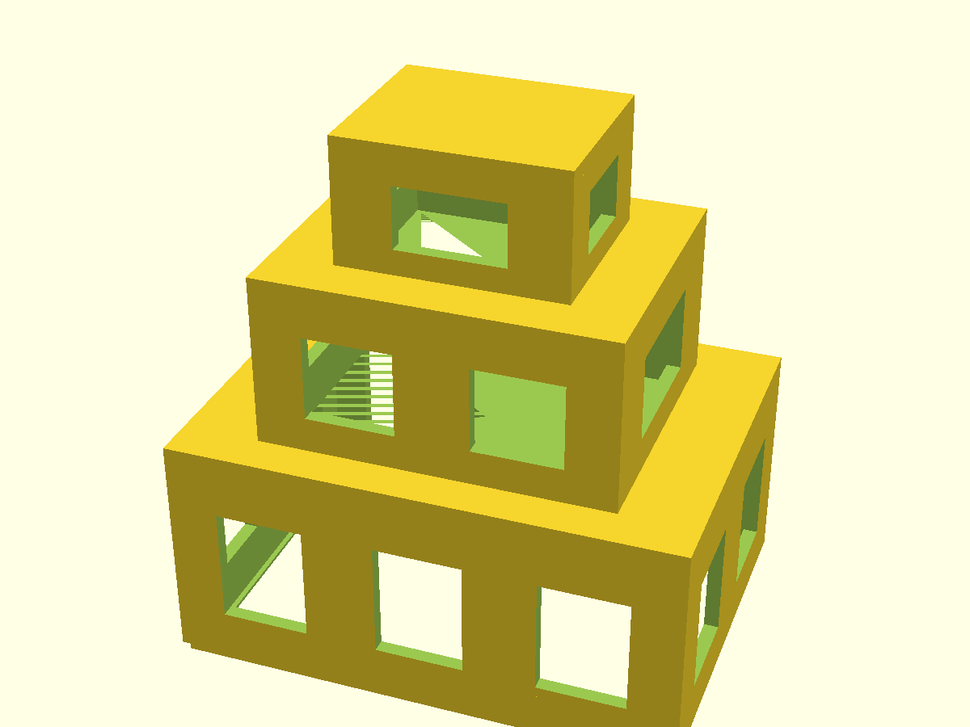
#> input picture body_only.png, 970 x 727 px, shrunk from 1200 x 900 before the run; its folder holds only this picture in this run
$ python -i selfie_line_drawing.py   (imports and definitions only)   (older library calls are emulated)
#> lines starting #> are read from the running program, lines starting #| are printed output that depends on the picture; after the words box and inside, x2 and y2 are one past the last pixel; in counts of white or black regions, pixels touching at a corner belong together
#> further down, picture is the input picture: shape (727, 970, 3); mean B, G, R 152.8, 216.3, 222.7
import cv2
import numpy as np
import logging
from typing import Optional, Tuple

# Configure logging
# [1 line not run here, left out]
logger = logging.getLogger(__name__)

class ImageProcessor:
    """Image processing class for face detection and edge detection operations."""

    def __init__(self):
        """Initialize the image processor with face cascade."""
        try:
            self.face_cascade = cv2.CascadeClassifier(
                cv2.data.haarcascades + 'haarcascade_frontalface_default.xml'
            )
            if self.face_cascade.empty():
                raise ValueError("Failed to load face cascade classifier")
        except Exception as e:
            logger.error(f"Error initializing face cascade: {e}")
            raise

    # [130 lines left out: functions detect_face, canny_edge_detection, auto_canny_edge_detection, not called in this run]

    def laplacian_of_gaussian(
        self,
        image: np.ndarray,
        blur_kernel_size: int = 5,
        sigma: float = 1.0,
        threshold: float = 10.0
    ) -> np.ndarray:
        """
        Apply Laplacian of Gaussian edge detection.

        Args:
            image: Input image
            blur_kernel_size: Size of Gaussian blur kernel
            sigma: Standard deviation for Gaussian blur
            threshold: Threshold for edge detection

        Returns:
            Edge-detected image
        """
#> called with blur_kernel_size = 5, sigma = 1, threshold = 10
        try:
            # Ensure kernel size is odd and positive
            blur_kernel_size = max(1, blur_kernel_size)
            if blur_kernel_size % 2 == 0:
                blur_kernel_size += 1

            gray_image = cv2.cvtColor(image, cv2.COLOR_BGR2GRAY)
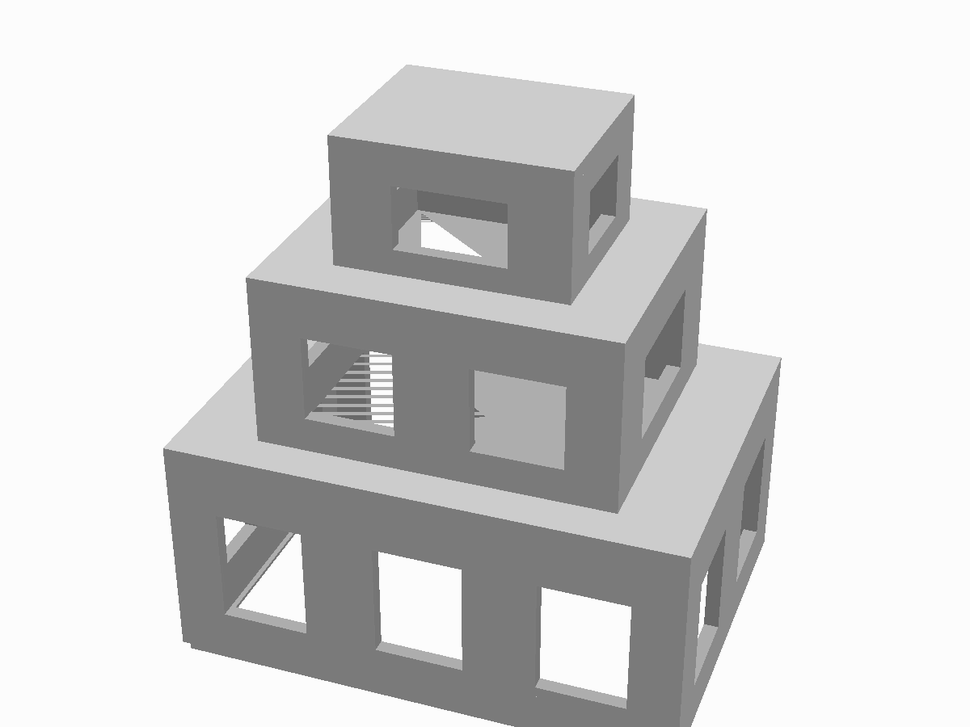
#> gray_image: shape (727, 970); min 87, max 255, mean 210.9
            blurred_image = cv2.GaussianBlur(
                gray_image,
                (blur_kernel_size, blur_kernel_size),
                sigma
            )

            laplacian = cv2.Laplacian(blurred_image, cv2.CV_64F)
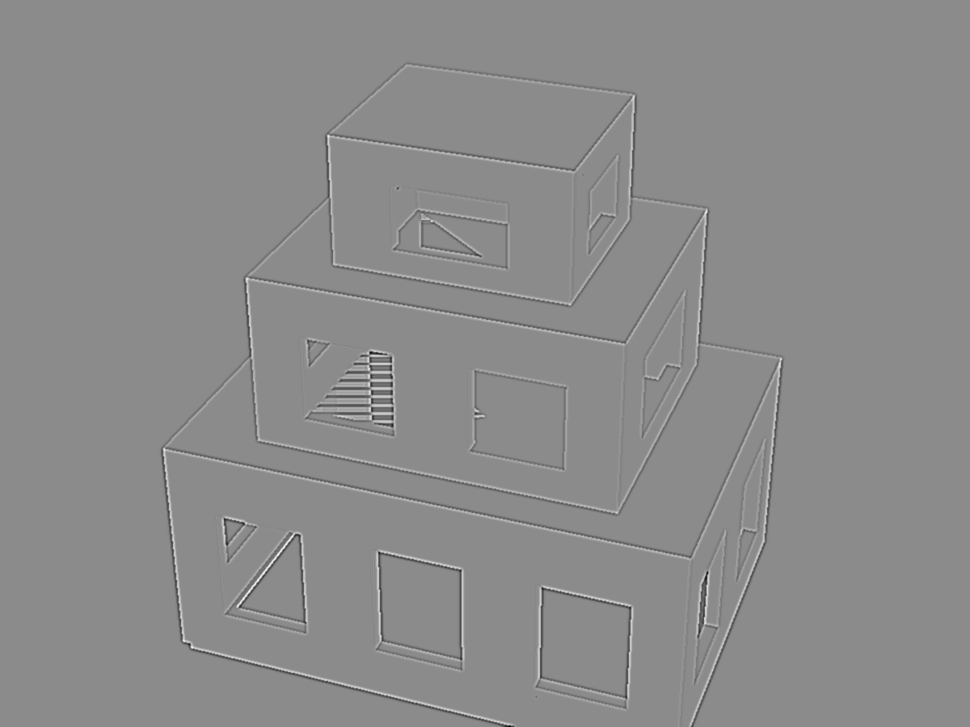
#> laplacian: shape (727, 970) float64; min -59, max 49, mean 0; drawn with min black and max white
            _, edges = cv2.threshold(
                np.absolute(laplacian),
                threshold,
                255,
                cv2.THRESH_BINARY
            )
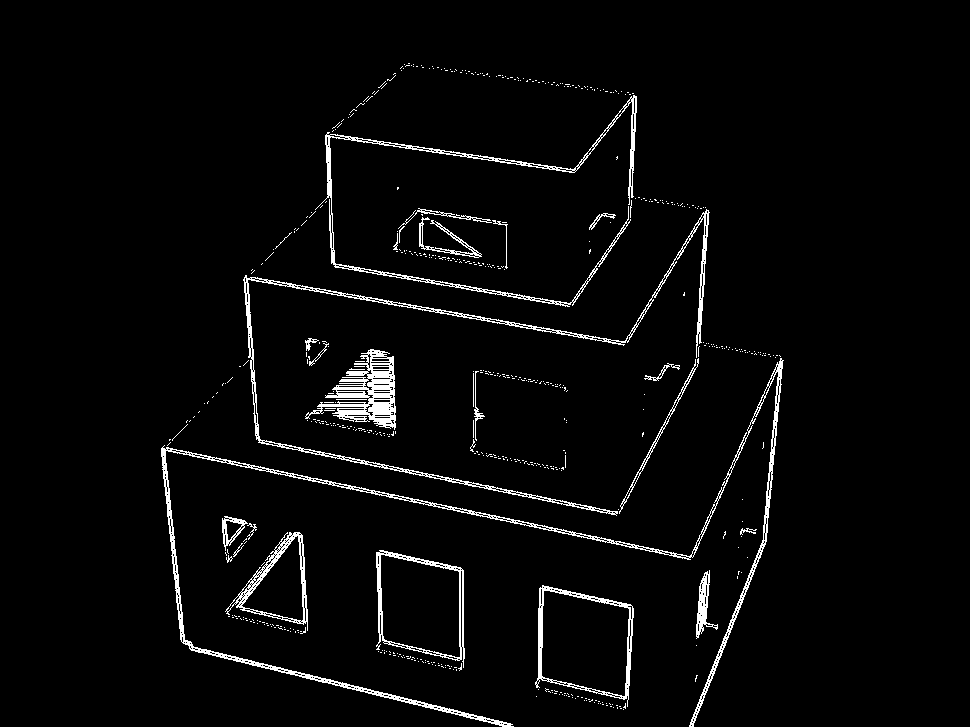
#> edges: shape (727, 970) float64; 3.3% white in thin lines or dots, all inside (x1, y1, x2, y2) = (161, 63, 784, 727)
            edges = edges.astype(np.uint8)

            # Invert edges for better line drawing effect
            edges = cv2.bitwise_not(edges)
            return edges

        except Exception as e:
            logger.error(f"Error in Laplacian of Gaussian: {e}")
            raise

# Global instance for backward compatibility
_processor = None

# [6 lines left out: function get_processor, not called in this run]

# Backward compatibility functions
def face_detection(image: np.ndarray) -> np.ndarray:
    """Backward compatibility wrapper for face detection."""
    return get_processor().detect_face(image)

# [6 lines left out: function canny_edge, not called in this run]

def canny_edge_auto(image: np.ndarray, blur_kernel_size: int = 5) -> np.ndarray:
    """Backward compatibility wrapper for auto Canny edge detection."""
    return get_processor().auto_canny_edge_detection(image, blur_kernel_size)

# [4 lines left out: function laplacian_of_gaussian, not called in this run]

>>> import cv2
>>> picture = cv2.imread('body_only.png')
>>> result = ImageProcessor().laplacian_of_gaussian(picture)

$ run again, on lantern_full.png
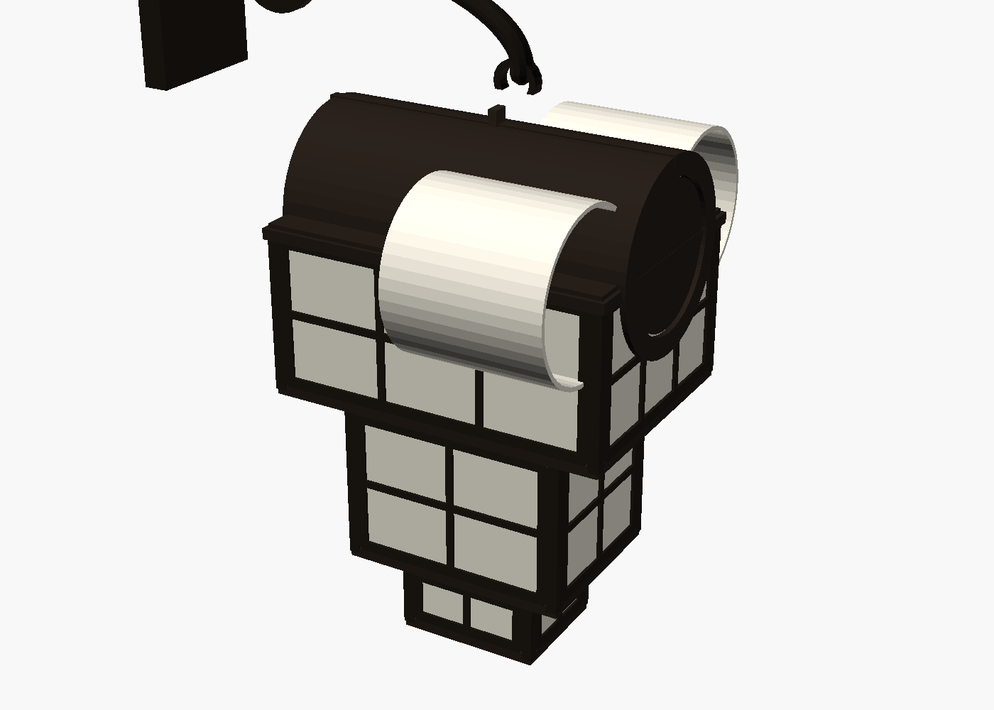
#> input picture lantern_full.png, 994 x 710 px, shrunk from 1400 x 1000 before the run
#> picture is the input picture: shape (710, 994, 3); mean B, G, R 200.8, 202.7, 203.9
#> in laplacian_of_gaussian, `laplacian = cv2.Laplacian(blurred_image, cv2.CV_64F)`:
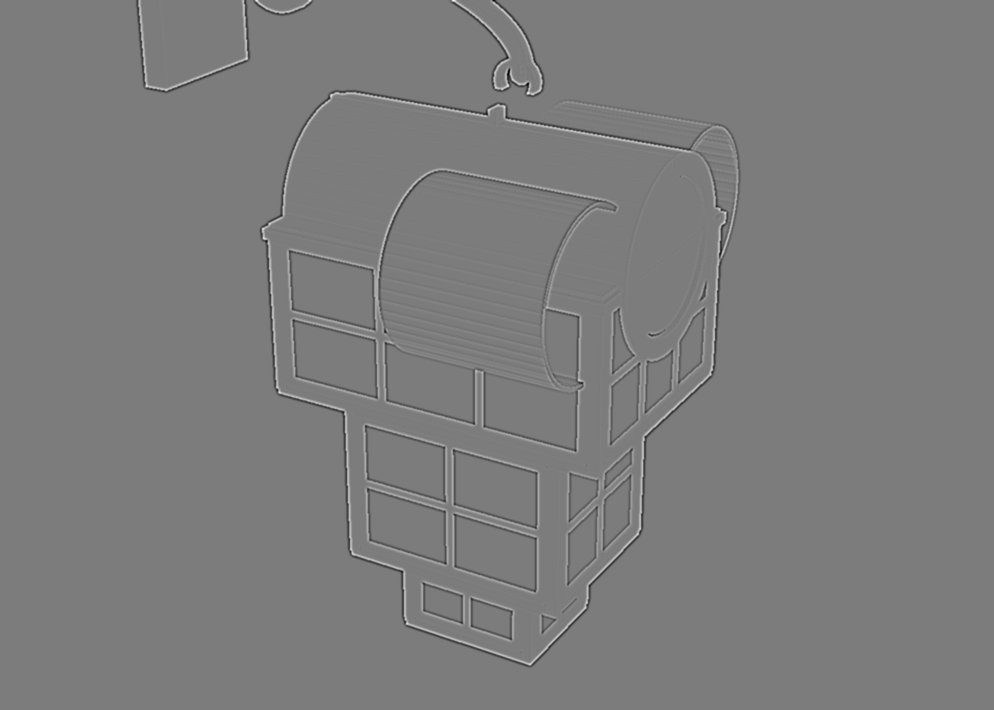
#> laplacian: shape (710, 994) float64; min -94, max 98, mean 0; drawn with min black and max white
#> in laplacian_of_gaussian, `_, edges = cv2.threshold( np.absolute(laplacian), threshold, 255, cv2...`:
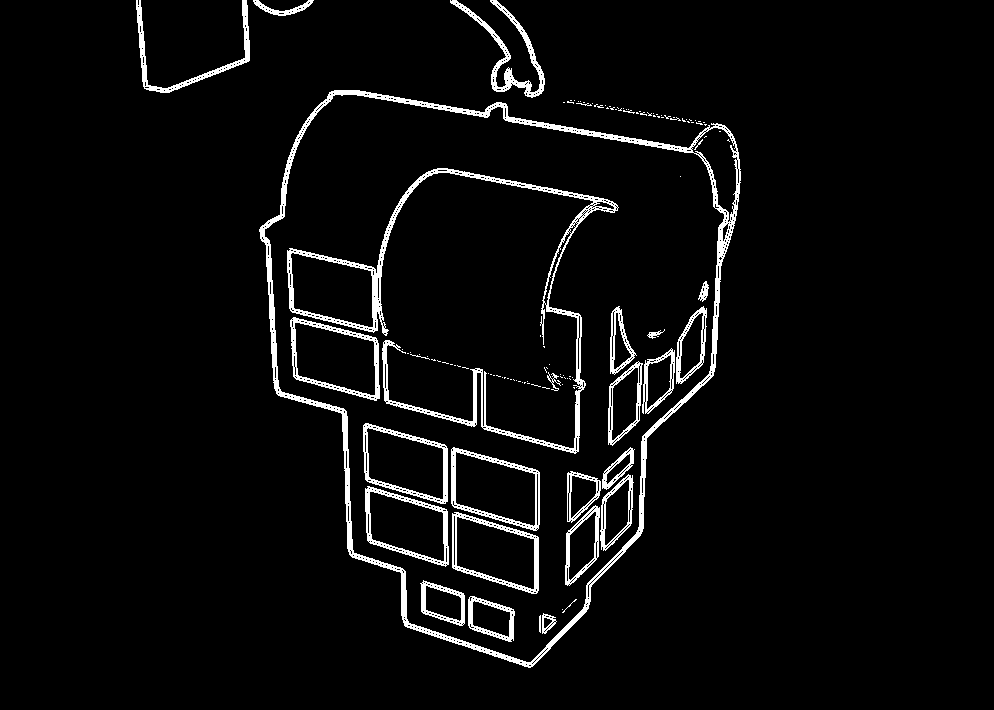
#> edges: shape (710, 994) float64; 4.4% white; 122 white regions (93 under 20 px), largest, box (x1, y1, x2, y2) and area: (259, 90, 741, 668) 9270, (287, 168, 619, 454) 5945, (450, 0, 545, 98) 1515

$ run again, on lantern_render.png
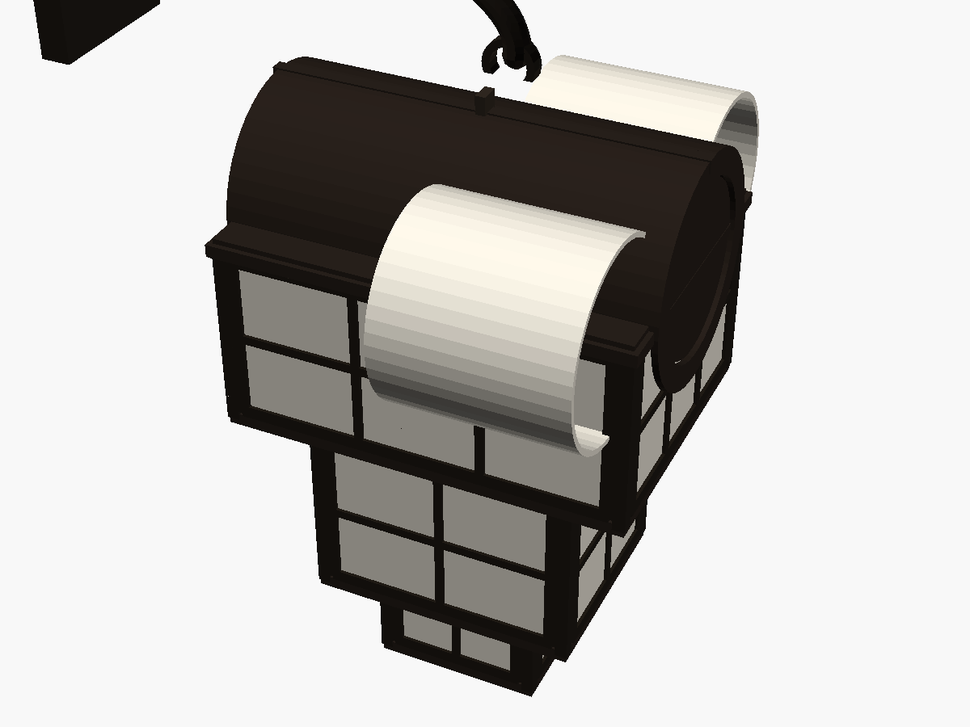
#> input picture lantern_render.png, 970 x 727 px, shrunk from 1200 x 900 before the run
#> picture is the input picture: shape (727, 970, 3); mean B, G, R 186.7, 189, 190.8
#> in laplacian_of_gaussian, `laplacian = cv2.Laplacian(blurred_image, cv2.CV_64F)`:
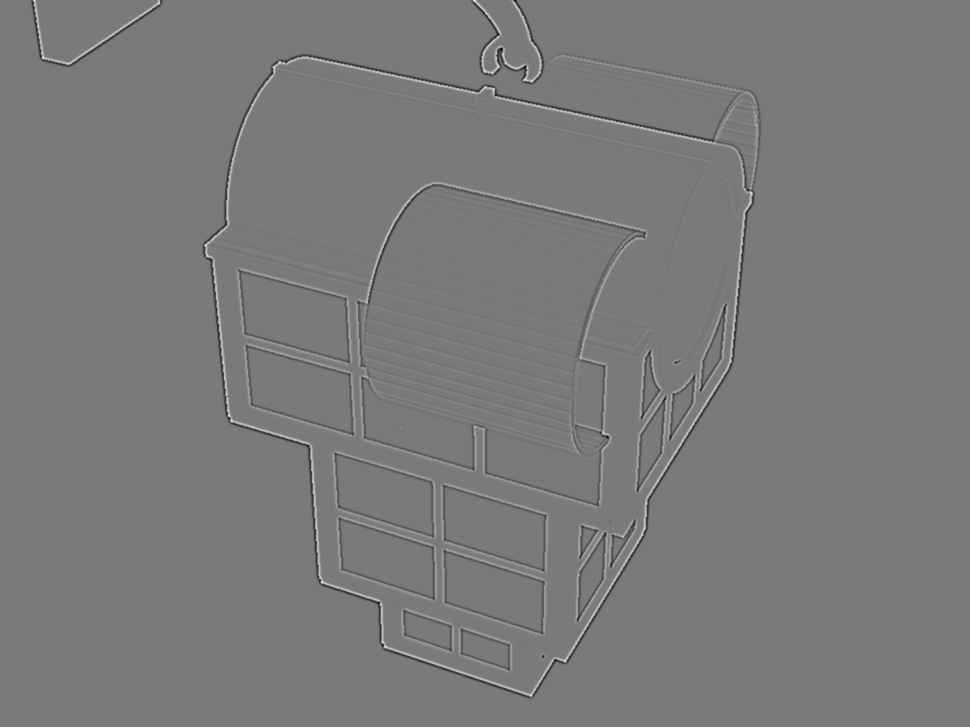
#> laplacian: shape (727, 970) float64; min -85, max 92, mean 0; drawn with min black and max white
#> in laplacian_of_gaussian, `_, edges = cv2.threshold( np.absolute(laplacian), threshold, 255, cv2...`:
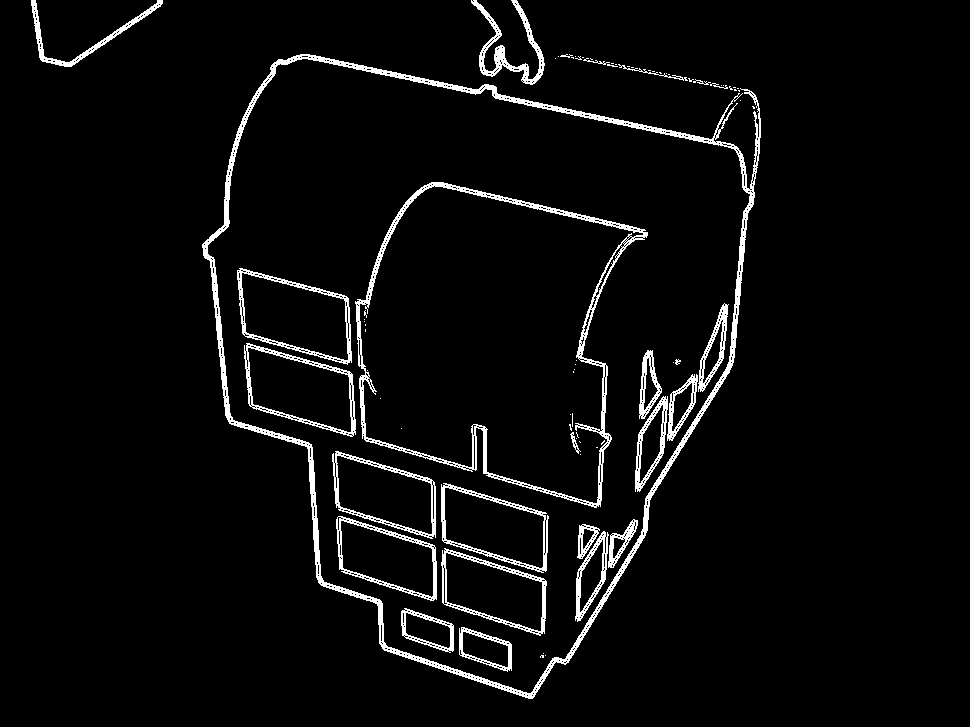
#> edges: shape (727, 970) float64; 4.3% white; 78 white regions (52 under 20 px), largest, box (x1, y1, x2, y2) and area: (202, 54, 761, 699) 10162, (355, 182, 648, 508) 4949, (471, 0, 545, 85) 1397
